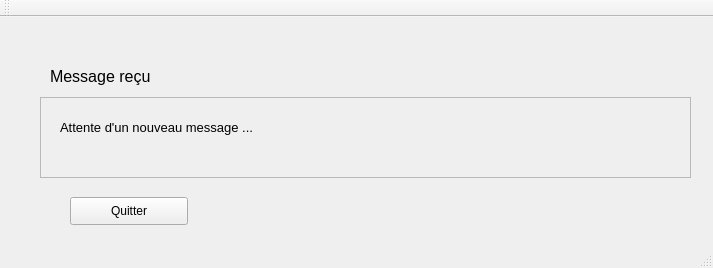
<?xml version="1.0" encoding="UTF-8"?>
<ui version="4.0">
 <class>MainWindow</class>
 <widget class="QMainWindow" name="MainWindow">
  <property name="geometry">
   <rect>
    <x>0</x>
    <y>0</y>
    <width>713</width>
    <height>268</height>
   </rect>
  </property>
  <property name="windowTitle">
   <string>MainWindow</string>
  </property>
  <widget class="QWidget" name="centralWidget">
   <widget class="QFrame" name="frame">
    <property name="geometry">
     <rect>
      <x>40</x>
      <y>80</y>
      <width>651</width>
      <height>81</height>
     </rect>
    </property>
    <property name="frameShape">
     <enum>QFrame::StyledPanel</enum>
    </property>
    <property name="frameShadow">
     <enum>QFrame::Raised</enum>
    </property>
    <widget class="QLabel" name="msgLabel">
     <property name="geometry">
      <rect>
       <x>20</x>
       <y>10</y>
       <width>551</width>
       <height>41</height>
      </rect>
     </property>
     <property name="font">
      <font>
       <pointsize>10</pointsize>
      </font>
     </property>
     <property name="text">
      <string>Attente d'un nouveau message ...</string>
     </property>
    </widget>
   </widget>
   <widget class="QPushButton" name="pushButton">
    <property name="geometry">
     <rect>
      <x>70</x>
      <y>180</y>
      <width>118</width>
      <height>28</height>
     </rect>
    </property>
    <property name="text">
     <string>Quitter</string>
    </property>
   </widget>
   <widget class="QLabel" name="senderLabel">
    <property name="geometry">
     <rect>
      <x>50</x>
      <y>50</y>
      <width>531</width>
      <height>19</height>
     </rect>
    </property>
    <property name="font">
     <font>
      <pointsize>12</pointsize>
     </font>
    </property>
    <property name="text">
     <string>Message reçu</string>
    </property>
   </widget>
  </widget>
  <widget class="QMenuBar" name="menuBar">
   <property name="geometry">
    <rect>
     <x>0</x>
     <y>0</y>
     <width>713</width>
     <height>25</height>
    </rect>
   </property>
  </widget>
  <widget class="QToolBar" name="mainToolBar">
   <attribute name="toolBarArea">
    <enum>TopToolBarArea</enum>
   </attribute>
   <attribute name="toolBarBreak">
    <bool>false</bool>
   </attribute>
  </widget>
  <widget class="QStatusBar" name="statusBar"/>
 </widget>
 <layoutdefault spacing="6" margin="11"/>
 <resources/>
 <connections/>
</ui>
